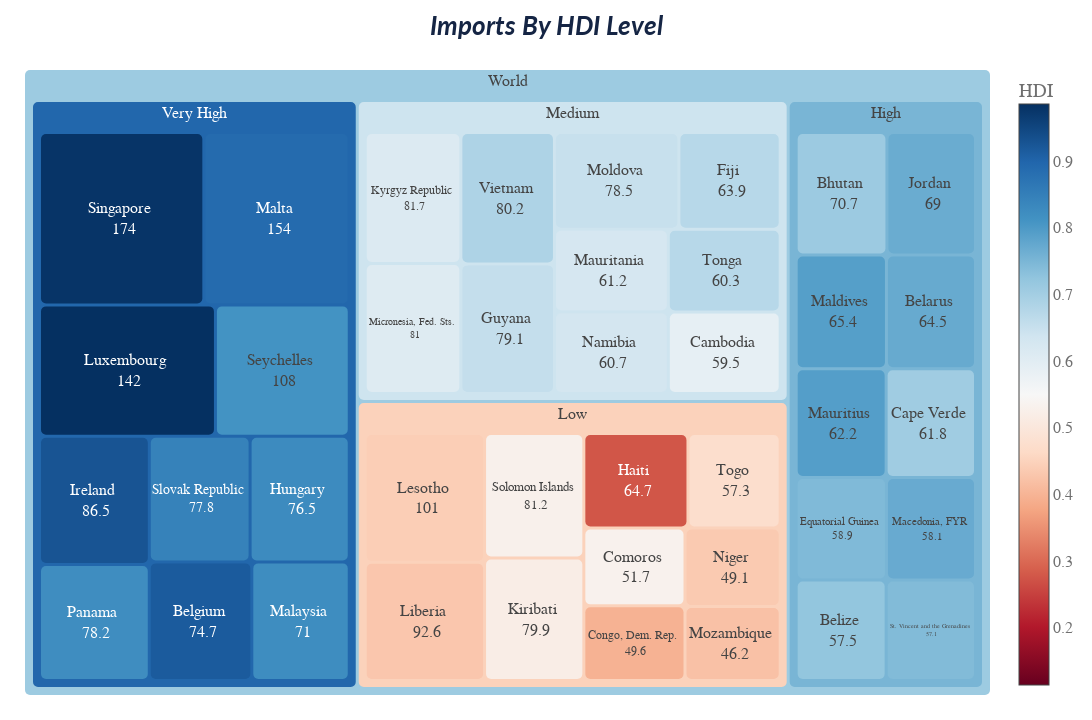

Write notebook code for a chart like this one.
### Code cell
idx = df.groupby(['level'])['imports'].nlargest(10,).reset_index()['level_1']
temp = df.iloc[idx, :]

fig = px.treemap(
    temp, 
    path=[px.Constant("World"), 'level', 'country',], 
    values='imports',
    color='HDI', 
    color_continuous_scale='RdBu',
    color_continuous_midpoint=.55, # Use Low HDI level as midpoint
    title=format_title("Imports By HDI Level"),
    custom_data=['HDI'],
    template=custom_template
    )


fig.update_traces(
    textinfo="label",
    textposition="middle center",
    hovertemplate='Country=%{label}<br>Imports=%{value}<br>HDI=%{customdata:.3f}<extra></extra>',
    texttemplate='%{label: labels } <br> %{value: 0.2s}',
    marker=dict(cornerradius=5) # Rounded corner
)

fig.update_layout(height=720, width=1280, margin=dict(t=70, l=25, r=25, b=25),)
fig.update_layout(paper_bgcolor="rgba(0,0,0,0)", plot_bgcolor="rgba(0,0,0,0)")
# fig.write_image(f"{pic_path}/Treemap - Imports By HDI Level.png", scale=3, width=1280, height=720, )
fig.write_html(f"{pic_path}/inter - Treemap - Imports By HDI Level.html", )
fig.show()

### Figure 1 — Plotly figure (JSON) as saved in the notebook; plotly's stock layout.template omitted (floating-point values rounded to 4 significant figures)
{"data": [{"branchvalues": "total", "customdata": [[0.4418], [0.4295], [0.5282], [0.5193], [0.276], [0.4735], [0.5313], [0.3968], [0.4348], [0.4216], [0.6125], [0.6084], [0.6852], [0.6558], [0.6507], [0.6726], [0.6264], [0.631], [0.6732], [0.588], [0.7099], [0.7682], [0.7913], [0.7719], [0.7931], [0.7043], [0.7438], [0.7709], [0.7222], [0.7425], [0.9792], [0.8894], [0.9858], [0.8124], [0.9272], [0.8225], [0.8445], [0.8276], [0.9161], [0.8233], [0.4482], [0.6407], [0.7519], [0.8972], [0.7088]], "domain": {"x": [0, 1], "y": [0, 1]}, "hovertemplate": "Country=%{label}<br>Imports=%{value}<br>HDI=%{customdata:.3f}<extra></extra>", "ids": ["World/Low/Lesotho", "World/Low/Liberia", "World/Low/Solomon Islands", "World/Low/Kiribati", "World/Low/Haiti", "World/Low/Togo", "World/Low/Comoros", "World/Low/Congo, Dem. Rep.", "World/Low/Niger", "World/Low/Mozambique", "World/Medium/Kyrgyz Republic", "World/Medium/Micronesia, Fed. Sts.", "World/Medium/Vietnam", "World/Medium/Guyana", "World/Medium/Moldova", "World/Medium/Fiji", "World/Medium/Mauritania", "World/Medium/Namibia", "World/Medium/Tonga", "World/Medium/Cambodia", "World/High/Bhutan", "World/High/Jordan", "World/High/Maldives", "World/High/Belarus", "World/High/Mauritius", "World/High/Cape Verde", "World/High/Equatorial Guinea", "World/High/Macedonia, FYR", "World/High/Belize", "World/High/St. Vincent and the Grenadines", "World/Very High/Singapore", "World/Very High/Malta", "World/Very High/Luxembourg", "World/Very High/Seychelles", "World/Very High/Ireland", "World/Very High/Panama", "World/Very High/Slovak Republic", "World/Very High/Hungary", "World/Very High/Belgium", "World/Very High/Malaysia", "World/Low", "World/Medium", "World/High", "World/Very High", "World"], "labels": ["Lesotho", "Liberia", "Solomon Islands", "Kiribati", "Haiti", "Togo", "Comoros", "Congo, Dem. Rep.", "Niger", "Mozambique", "Kyrgyz Republic", "Micronesia, Fed. Sts.", "Vietnam", "Guyana", "Moldova", "Fiji", "Mauritania", "Namibia", "Tonga", "Cambodia", "Bhutan", "Jordan", "Maldives", "Belarus", "Mauritius", "Cape Verde", "Equatorial Guinea", "Macedonia, FYR", "Belize", "St. Vincent and the Grenadines", "Singapore", "Malta", "Luxembourg", "Seychelles", "Ireland", "Panama", "Slovak Republic", "Hungary", "Belgium", "Malaysia", "Low", "Medium", "High", "Very High", "World"], "marker": {"coloraxis": "coloraxis", "colors": [0.4418, 0.4295, 0.5282, 0.5193, 0.276, 0.4735, 0.5313, 0.3968, 0.4348, 0.4216, 0.6125, 0.6084, 0.6852, 0.6558, 0.6507, 0.6726, 0.6264, 0.631, 0.6732, 0.588, 0.7099, 0.7682, 0.7913, 0.7719, 0.7931, 0.7043, 0.7438, 0.7709, 0.7222, 0.7425, 0.9792, 0.8894, 0.9858, 0.8124, 0.9272, 0.8225, 0.8445, 0.8276, 0.9161, 0.8233, 0.4482, 0.6407, 0.7519, 0.8972, 0.7088], "cornerradius": 5}, "name": "", "parents": ["World/Low", "World/Low", "World/Low", "World/Low", "World/Low", "World/Low", "World/Low", "World/Low", "World/Low", "World/Low", "World/Medium", "World/Medium", "World/Medium", "World/Medium", "World/Medium", "World/Medium", "World/Medium", "World/Medium", "World/Medium", "World/Medium", "World/High", "World/High", "World/High", "World/High", "World/High", "World/High", "World/High", "World/High", "World/High", "World/High", "World/Very High", "World/Very High", "World/Very High", "World/Very High", "World/Very High", "World/Very High", "World/Very High", "World/Very High", "World/Very High", "World/Very High", "World", "World", "World", "World", ""], "textinfo": "label", "textposition": "middle center", "texttemplate": "%{label: labels } <br> %{value: 0.2s}", "type": "treemap", "values": [101.0, 92.6, 81.2, 79.9, 64.7, 57.3, 51.7, 49.6, 49.1, 46.2, 81.7, 81.0, 80.2, 79.1, 78.5, 63.9, 61.2, 60.7, 60.3, 59.5, 70.7, 69.0, 65.4, 64.5, 62.2, 61.8, 58.9, 58.1, 57.5, 57.1, 174.0, 154.0, 142.0, 108.0, 86.5, 78.2, 77.8, 76.5, 74.7, 71.0, 673.3, 706.1, 625.2, 1043.0, 3047.0]}], "layout": {"coloraxis": {"cmid": 0.55, "colorbar": {"title": {"text": "HDI"}}, "colorscale": [[0, "rgb(103,0,31)"], [0.1, "rgb(178,24,43)"], [0.2, "rgb(214,96,77)"], [0.3, "rgb(244,165,130)"], [0.4, "rgb(253,219,199)"], [0.5, "rgb(247,247,247)"], [0.6, "rgb(209,229,240)"], [0.7, "rgb(146,197,222)"], [0.8, "rgb(67,147,195)"], [0.9, "rgb(33,102,172)"], [1, "rgb(5,48,97)"]]}, "height": 720, "legend": {"tracegroupgap": 0}, "margin": {"b": 25, "l": 25, "r": 25, "t": 70}, "paper_bgcolor": "rgba(0,0,0,0)", "plot_bgcolor": "rgba(0,0,0,0)", "title": {"text": "<i><b>Imports By HDI Level</b></i>"}, "width": 1280}}
